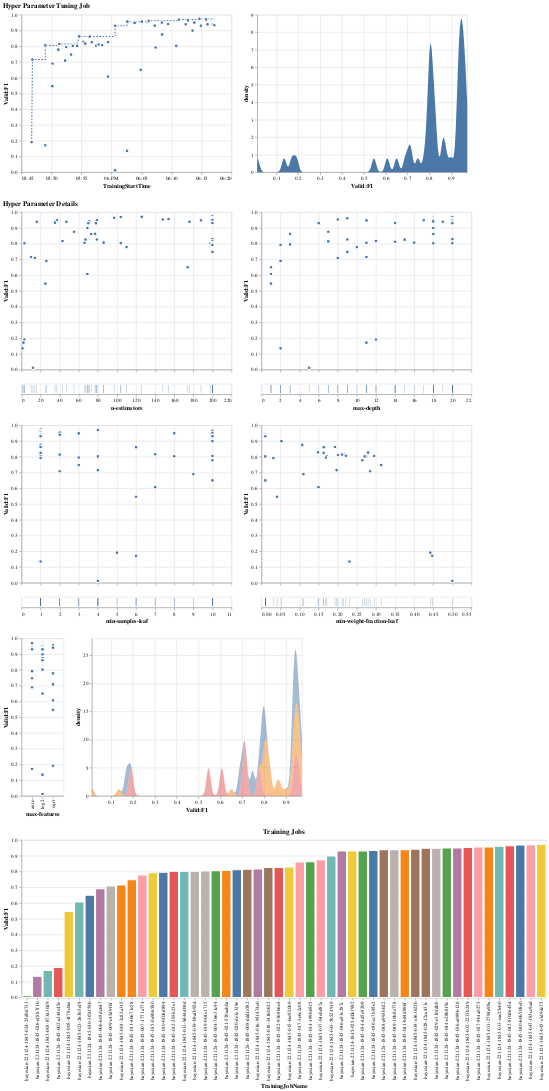

Notebook cell for this chart:
### Markdown cell above
### Bayesian

### Code cell
visualize_tuning_job(bayesian_tuner, advanced=True, trials_only=True)
